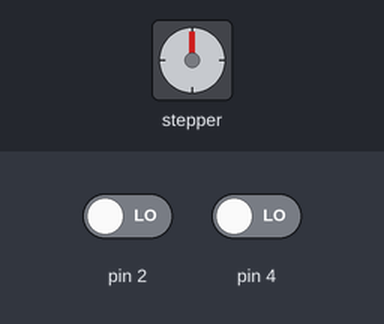
Recording of a sketch running on a simulated Arduino Uno, built with avr-gcc and run on an emulated ATmega328P. On the bench: stepper motor. Inputs (shaded band) come from the test bench; at power-on: pin 2 LOW, pin 4 LOW. Stepper angles assume 2048 steps per turn.

Above: at 1.2 s.
1.3 s: pin 2 driven HIGH
At 1.75 s:
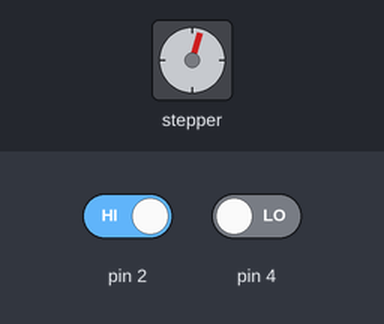
At 2.35 s:
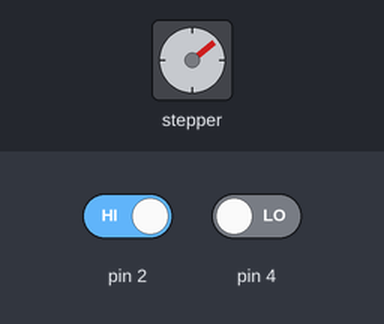
Timing chart, 0 to 16.3 s (numbered marks = the images above; inputs shaded):
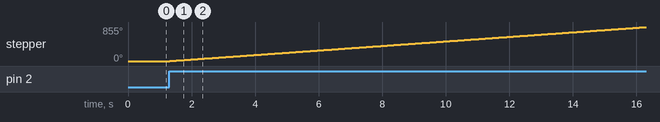

The sketch:

stepperButton.ino
```cpp
#include<Stepper.h>

int stepsPerRev = 2048;
Stepper stepper(stepsPerRev, 11, 9 ,10, 8);

int buttonState1 = 0;
int buttonState2 = 0;

void setup() {
  stepper.setSpeed(10);
  pinMode(2,INPUT);
  pinMode(4,INPUT);
}

void loop() {
  buttonState1 = digitalRead(2);
  buttonState2 = digitalRead(4);

  if (buttonState1 == HIGH){
    stepper.step(1);


  }else if(buttonState2 == HIGH){
    stepper.step(-1);

  }
}
```

Measured:
- after the input at 1.3 s, stepper: keeps turning clockwise at about 57°/s, starting at once
